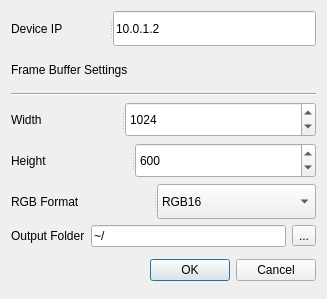
<?xml version="1.0" encoding="UTF-8"?>
<ui version="4.0">
 <class>ScreenshotDeviceSelectionDialog</class>
 <widget class="QDialog" name="ScreenshotDeviceSelectionDialog">
  <property name="geometry">
   <rect>
    <x>0</x>
    <y>0</y>
    <width>327</width>
    <height>299</height>
   </rect>
  </property>
  <property name="windowTitle">
   <string>Dialog</string>
  </property>
  <layout class="QVBoxLayout" name="verticalLayout">
   <item>
    <widget class="QSplitter" name="splitter_6">
     <property name="orientation">
      <enum>Qt::Horizontal</enum>
     </property>
     <widget class="QLabel" name="ipLabel">
      <property name="text">
       <string>Device IP</string>
      </property>
     </widget>
     <widget class="QLineEdit" name="ipLineEdit">
      <property name="text">
       <string>10.0.1.2</string>
      </property>
     </widget>
    </widget>
   </item>
   <item>
    <widget class="QSplitter" name="splitter_5">
     <property name="orientation">
      <enum>Qt::Horizontal</enum>
     </property>
     <widget class="QLabel" name="label">
      <property name="text">
       <string>Frame Buffer Settings</string>
      </property>
     </widget>
    </widget>
   </item>
   <item>
    <widget class="Line" name="line">
     <property name="orientation">
      <enum>Qt::Horizontal</enum>
     </property>
    </widget>
   </item>
   <item>
    <widget class="QSplitter" name="splitter_4">
     <property name="orientation">
      <enum>Qt::Horizontal</enum>
     </property>
     <widget class="QLabel" name="label_2">
      <property name="text">
       <string>Width</string>
      </property>
     </widget>
     <widget class="QSpinBox" name="widthSpinBox">
      <property name="maximum">
       <number>4096</number>
      </property>
      <property name="value">
       <number>1024</number>
      </property>
     </widget>
    </widget>
   </item>
   <item>
    <widget class="QSplitter" name="splitter_3">
     <property name="orientation">
      <enum>Qt::Horizontal</enum>
     </property>
     <widget class="QLabel" name="label_3">
      <property name="text">
       <string>Height</string>
      </property>
     </widget>
     <widget class="QSpinBox" name="heightSpinBox">
      <property name="maximum">
       <number>4096</number>
      </property>
      <property name="value">
       <number>600</number>
      </property>
     </widget>
    </widget>
   </item>
   <item>
    <widget class="QSplitter" name="splitter_2">
     <property name="orientation">
      <enum>Qt::Horizontal</enum>
     </property>
     <widget class="QLabel" name="label_4">
      <property name="text">
       <string>RGB Format</string>
      </property>
     </widget>
     <widget class="QComboBox" name="rgbFormatComboBox">
      <item>
       <property name="text">
        <string>RGB16</string>
       </property>
      </item>
      <item>
       <property name="text">
        <string>RGB30</string>
       </property>
      </item>
      <item>
       <property name="text">
        <string>RGB32</string>
       </property>
      </item>
      <item>
       <property name="text">
        <string>RGB444</string>
       </property>
      </item>
      <item>
       <property name="text">
        <string>RGB555</string>
       </property>
      </item>
      <item>
       <property name="text">
        <string>RGB666</string>
       </property>
      </item>
      <item>
       <property name="text">
        <string>RGB888</string>
       </property>
      </item>
     </widget>
    </widget>
   </item>
   <item>
    <layout class="QHBoxLayout" name="horizontalLayout">
     <item>
      <widget class="QLabel" name="label_5">
       <property name="text">
        <string>Output Folder</string>
       </property>
      </widget>
     </item>
     <item>
      <widget class="QLineEdit" name="toolButtonLineEdit">
       <property name="text">
        <string>~/</string>
       </property>
      </widget>
     </item>
     <item>
      <widget class="QToolButton" name="toolButton">
       <property name="text">
        <string>...</string>
       </property>
      </widget>
     </item>
    </layout>
   </item>
   <item>
    <widget class="QSplitter" name="splitter">
     <property name="orientation">
      <enum>Qt::Horizontal</enum>
     </property>
     <widget class="QDialogButtonBox" name="buttonBox">
      <property name="standardButtons">
       <set>QDialogButtonBox::Cancel|QDialogButtonBox::Ok</set>
      </property>
     </widget>
    </widget>
   </item>
  </layout>
 </widget>
 <resources/>
 <connections>
  <connection>
   <sender>buttonBox</sender>
   <signal>accepted()</signal>
   <receiver>ScreenshotDeviceSelectionDialog</receiver>
   <slot>accept()</slot>
   <hints>
    <hint type="sourcelabel">
     <x>224</x>
     <y>295</y>
    </hint>
    <hint type="destinationlabel">
     <x>301</x>
     <y>255</y>
    </hint>
   </hints>
  </connection>
  <connection>
   <sender>buttonBox</sender>
   <signal>rejected()</signal>
   <receiver>ScreenshotDeviceSelectionDialog</receiver>
   <slot>reject()</slot>
   <hints>
    <hint type="sourcelabel">
     <x>136</x>
     <y>286</y>
    </hint>
    <hint type="destinationlabel">
     <x>44</x>
     <y>251</y>
    </hint>
   </hints>
  </connection>
 </connections>
</ui>
